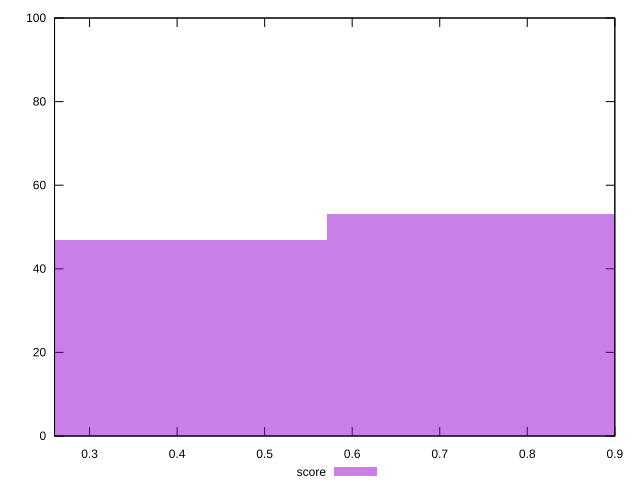

Source code (gnuplot):
reset

$score <<EOF
0.3806199448051851 47
0.7612398896103701 53
EOF

set key outside below
set boxwidth 0.3806199448051851
set xrange [0.26:0.9]
set yrange [0:100]
set trange [0:100]
set style fill transparent solid 0.5 noborder
set terminal svg size 640, 490 enhanced background rgb 'white'
set output "report_00015_2021-02-09T16-11-33.973Z/bootup-time/samples/pages/score/histogram.svg"

plot $score title "score" with boxes

reset
